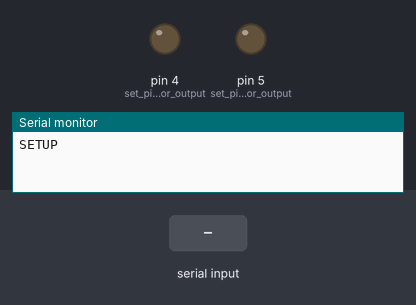
A sketch run on a simulated Arduino Uno, built with avr-gcc and run on an emulated ATmega328P. Shown: output pins drawn as LEDs (lit = HIGH), the last lines printed to the serial monitor. Inputs (shaded band) come from the test bench.

Above: at 1.3 s.
1.4 s: "0" received over the second serial link
At 2.5 s:
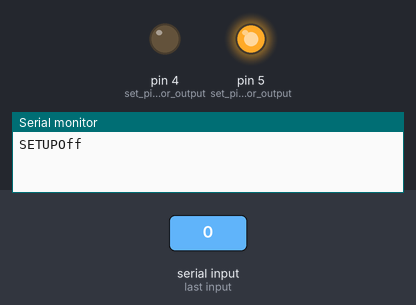
2.9 s: "1" received over the second serial link
At 3.6 s:
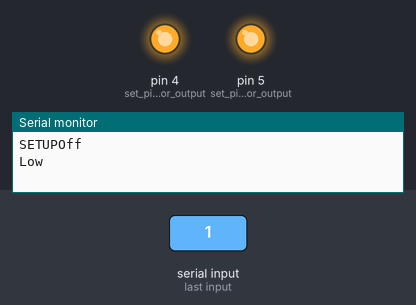
4.4 s: "2" received over the second serial link
At 4.8 s:
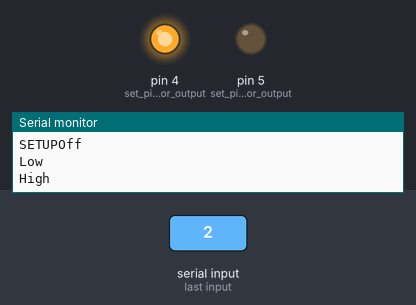
Timing chart, 0 to 7.4 s (numbered marks = the images above; inputs shaded):
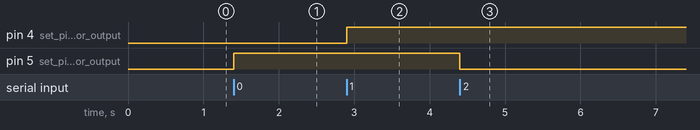

Measured:
- after the input at 1.4 s, pin 5 (set_pin_5_for_output): LOW → HIGH at once
- after the input at 2.9 s, pin 4 (set_pin_4_for_output): LOW → HIGH at once
- after the input at 4.4 s, pin 5 (set_pin_5_for_output): HIGH → LOW at once

The sketch:

android_bluetooth.ino
```cpp
#include <SoftwareSerial.h>

int bTX = 2;
int bRX = 3;
char incomingByte = '0';

SoftwareSerial bluetooth(bTX,bRX);

void setup() {
  // start serial connection to pc
  Serial.begin(9600);
  Serial.print("SETUP");
  //start bluetooth
  bluetooth.begin(115200);
  delay(100);
  bluetooth.begin(9600);

  pinMode(4,OUTPUT);  //set pin 4 for output
  pinMode(5,OUTPUT);  //set pin 5 for output

}

void loop() {
  //Reads user input if bluetooth application is turned on
  if(bluetooth.available() > 0) {
    incomingByte = (char)bluetooth.read();

    if(incomingByte == '0'){
      Serial.println("Off");
      digitalWrite(4,LOW);    //Sets LED OFF
      digitalWrite(5,HIGH);
    }
    else if(incomingByte == '1'){
      Serial.println("Low");
      digitalWrite(4,HIGH);   //Sets LED LOW
      digitalWrite(5,HIGH);
    }
    else if(incomingByte == '2'){
      Serial.println("High");
      digitalWrite(4,HIGH);   //Sets LED HIGH
      digitalWrite(5,LOW);
    }
  }

}
```
